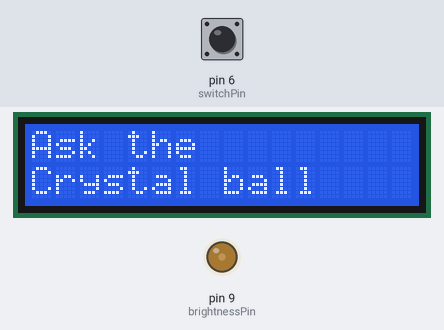
Bench run of a sketch on a simulated Arduino Uno, built with avr-gcc and run on an emulated ATmega328P. Shown: 16×2 character LCD, output pins drawn as LEDs (lit = HIGH). Inputs (shaded band) come from the test bench; at power-on: pin 6 (switchPin) LOW. Random numbers use the default seed unless the sketch sets one; what the sketch prints to the serial monitor is not drawn.

Above: at 1.2 s.
1.3 s: pin 6 (switchPin) pulled HIGH for 0.15 s
At 2.2 s:
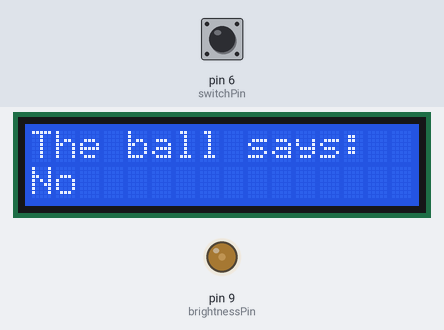
2.9 s: pin 6 (switchPin) pulled HIGH for 1 s
At 4.7 s:
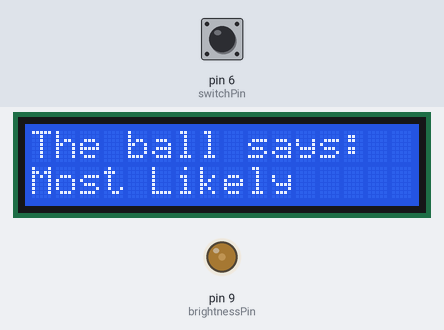
5.4 s: pin 6 (switchPin) pulsed HIGH 5 times (0.12 s each, 0.3 s apart)
At 7.2 s:
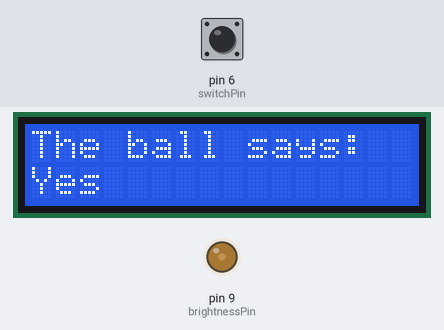
8.4 s: pin 6 (switchPin) pulled HIGH for 0.15 s
At 9.7 s:
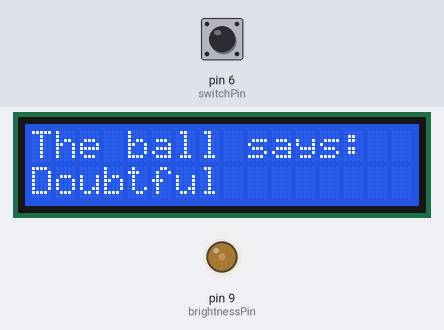
10.0 s: pin 6 (switchPin) pulled HIGH for 3.2 s
Timing chart, 0 to 10.5 s (numbered marks = the images above; inputs shaded):
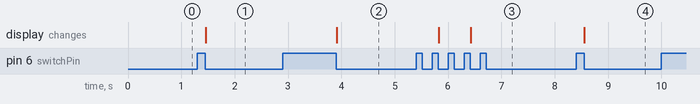

Measured:
- after the input at 1.3 s, the display: changes after 0.16 s (image 1)
- after the input at 2.9 s, the display: changes after 1.0 s (image 2)
- after the input at 5.4 s, the display: first changes after 0.43 s (image 3 shows a later state)
- after the input at 8.4 s, the display: changes after 0.16 s (image 4)

The sketch:

Interrupt_Example.ino
```cpp
#include <LiquidCrystal.h>
LiquidCrystal lcd(12,11,5,4,3,7);
long bounce_duration = 20;
volatile unsigned long bounceTime = 0;

enum displayBrightness{
  off = 0,
  low = 64,
  medium = 128,
  high = 255
};

volatile displayBrightness brightness = low;
const int brightnessTogglePin = 2;
const int brightnessPin = 9;

const int switchPin = 6;
int switchState = 0;
int prevSwitchState = 0;
int reply;

void setup(){
  Serial.begin(9600);
  lcd.begin(16,2);
  pinMode(switchPin,INPUT);
  pinMode(brightnessPin,OUTPUT);
  lcd.print("Ask the");
  lcd.setCursor(0,1);
  lcd.print("Crystal ball");
  attachInterrupt(brightnessTogglePin,toggleBrightness,LOW );
  analogWrite(brightnessPin,brightness);
}

void loop(){
  Serial.println(brightness);
  switchState = digitalRead(switchPin);
  analogWrite(brightnessPin,brightness);
  if(switchState != prevSwitchState){
    if(switchState == LOW){
      reply = random(8);
      lcd.clear();
      lcd.setCursor(0,0);
      lcd.print("The ball says:");
      lcd.setCursor(0,1);

      switch(reply){
        case 0:
          lcd.print("Yes");
          break;
        case 1:
          lcd.print("Most Likely");
          break;
        case 2:
          lcd.print("Certainly");
          break;
        case 3:
          lcd.print("Outlook Good");
          break;
        case 4:
          lcd.print("Unsure");
          break;
        case 5:
          lcd.print("Ask Again");
          break;
        case 6:
          lcd.print("Doubtful");
          break;
        case 7:
          lcd.print("No");
          break;
      }
    }
  }
   prevSwitchState = switchState;


}

void toggleBrightness(){
if(millis() > bounceTime){

   if(brightness == off){
     brightness = low;
   }
   else if(brightness == low){
     brightness = medium;
   }
   else if(brightness == medium){
     brightness = high;
   }
   else{
     brightness = off;
   }
  bounceTime = millis() + bounce_duration;
}
}
```
